Frame 1 (no input): blank canvas, image omitted
Frame 60 (no input): blank canvas, image omitted
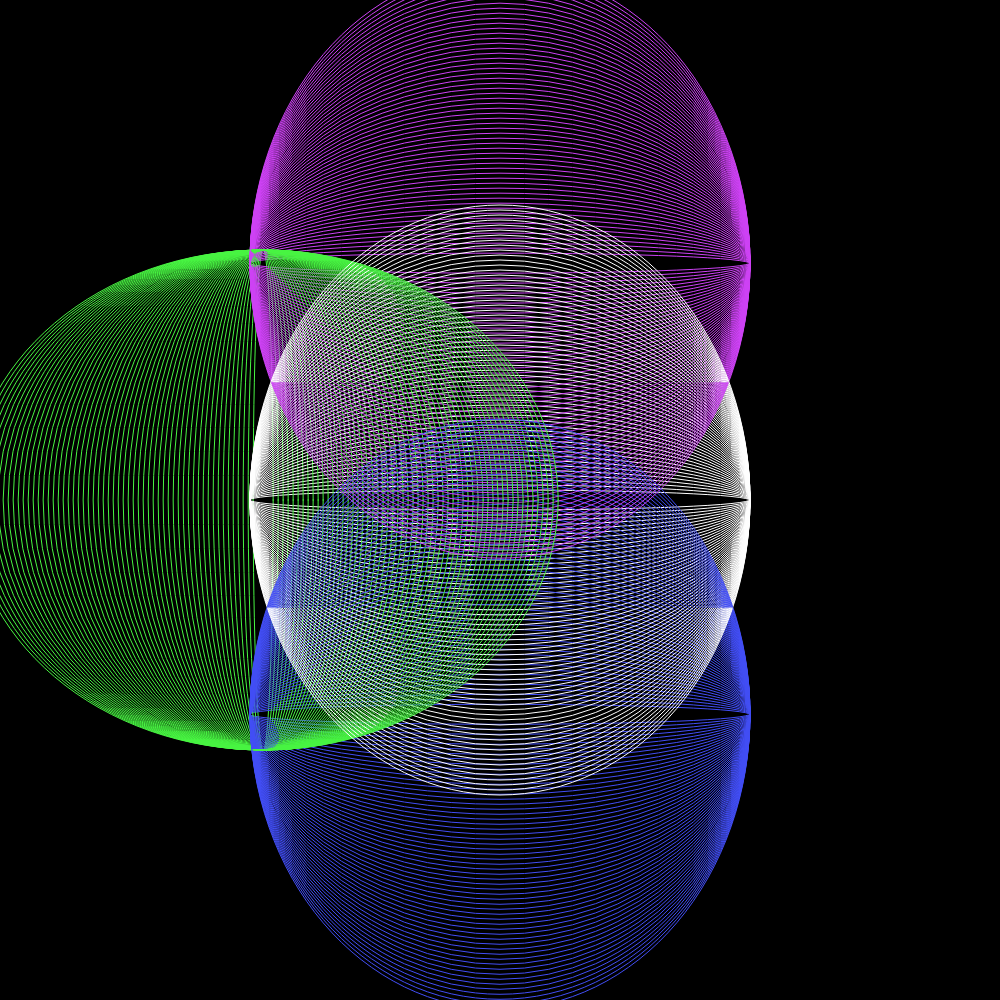
Frame 120 (the mouse pressed at the canvas centre since frame 60)

The p5.js sketch whose frames 1 and 60 were blank and that drew this single picture after the mouse press (run headless with seeded random() and noise() and a simulated clock; from frame 60 on, the mouse is pressed at the canvas centre):

// p5.js sketch
// ── sketch.js
var cWidth = 1000;
var cHeight = 1000;
var i = 0; 

function setup(){
    createCanvas(cWidth, cHeight);
    background(0);
    frameRate(30) 
    angleMode(DEGREES) 
}

function draw(){
    push ();
    noFill ();
    stroke(72, 245, 66);
    //ellipse(cWidth / 2, cHeight / 2, 300 + (i * 10), 500) //position, position, dimension, dimension
    ellipse(cWidth / 3.8, cHeight / 2, 20 + (i * 10), 500) // vertical
    stroke(206, 66, 245);
    ellipse(cWidth / 2, cHeight / 3.8, 500, 20 + (i * 10))
    stroke(255);
    ellipse(cWidth / 2, cHeight / 2, 500, 20 + (i * 10))
    stroke(66, 78, 245);
    ellipse(cWidth / 2, cHeight / 1.4, 500, 20 + (i * 10))
    i++; 
    pop(); 

    // to stop sketch when it reaches every x second //
    if(millis() % 2000 > 0 && millis() % 2000 <100) {
        restart();
    }
    console.log(millis());
}

function restart(){
    i = 0;
    setup();
} 
